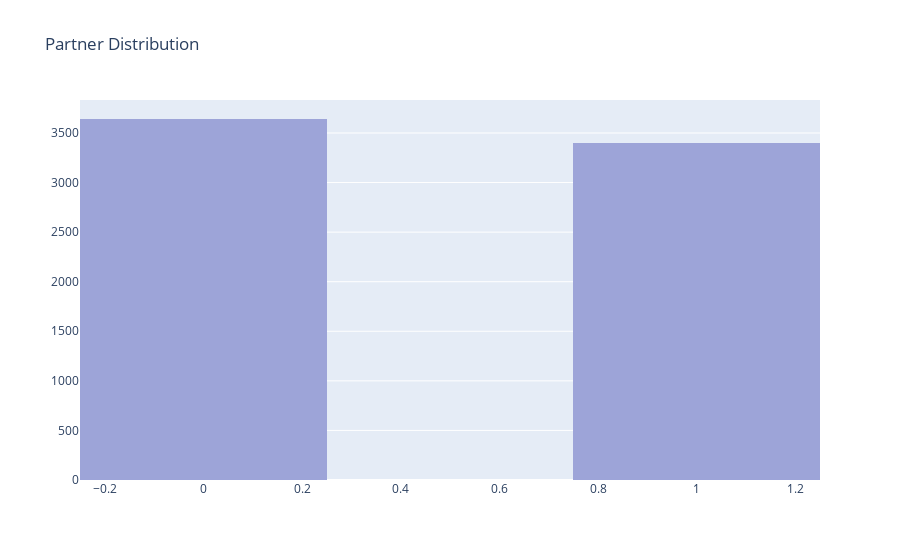

The cell this chart's notebook holds for it:
### Code cell
# Histogram - Partner 
# defining data
trace = go.Histogram(
    x=df['Partner'],
    nbinsx=3,
    marker = dict(color = '#9da4d8')
    )
data = [trace]
# defining layout
layout = go.Layout(title="Partner Distribution")
# defining figure and plotting
fig = go.Figure(data = data,layout = layout)
iplot(fig)

### Figure 1 — Plotly figure (JSON) as saved in the notebook; plotly's stock layout.template omitted (floating-point values rounded to 4 significant figures; data arrays with more than 128 entries replaced by an {"elided": "..."} marker saying what was removed)
{"data": [{"marker": {"color": "#9da4d8"}, "nbinsx": 3, "type": "histogram", "x": {"elided": "7043 int values"}}], "layout": {"title": {"text": "Partner Distribution"}}}
